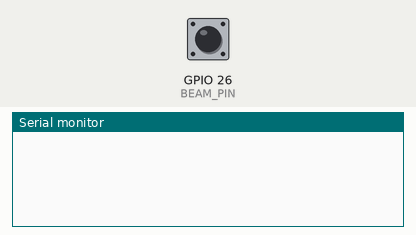
Bench run of a sketch on a simulated ESP32. On the bench: the last lines printed to the serial monitor. Inputs (shaded band) come from the test bench; at power-on: GPIO 26 (BEAM_PIN) HIGH.

Above: at 1.2 s.
1.3 s: GPIO 26 (BEAM_PIN) pulled LOW for 0.15 s
At 1.43 s:
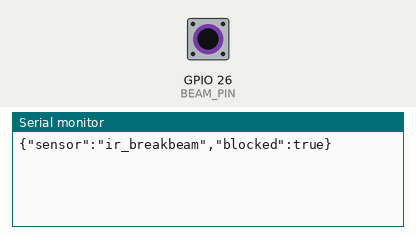
At 2.9 s:
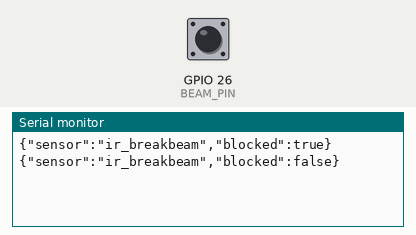

Measured:
- after the input at 1.3 s, the serial monitor: prints a new line at once (image 1)

The sketch:

ir_breakbeam.ino
```cpp
// Presence/timing only; this sensor does not identify material.
const int BEAM_PIN = 26;
void setup() { Serial.begin(115200); pinMode(BEAM_PIN, INPUT_PULLUP); }
void loop() {
  static int previous = HIGH;
  int state = digitalRead(BEAM_PIN);
  if (state != previous) {
    Serial.printf("{\"sensor\":\"ir_breakbeam\",\"blocked\":%s}\n", state == LOW ? "true" : "false");
    previous = state;
  }
  delay(10);
}
```
